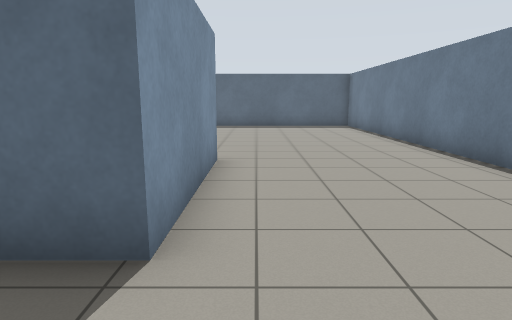
view 1 (above)

12 first-person views from a walk through a Gazebo world. The camera is 1.2 m above the floor, tilts 10° down and sees 75° across. The floor is counted in squares, 1 m on a side. Each view is taken from the middle of a square. On the plan, view 1 faces up. The plan holds only what a view shows up to about 13 squares ahead; the rest is blank.

view 2
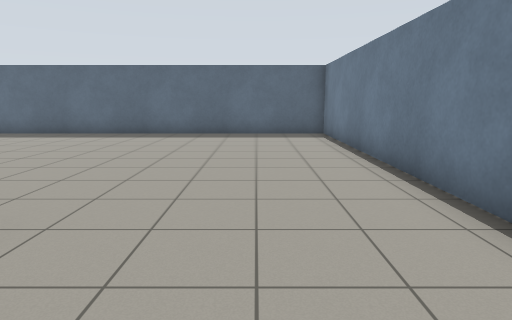

view 3
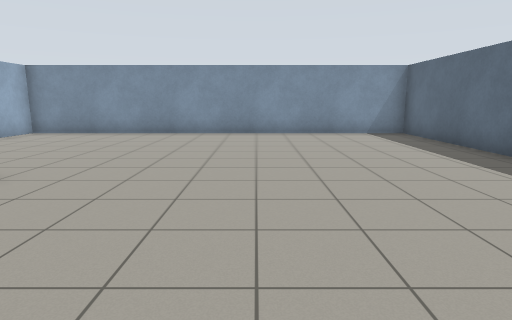

view 4
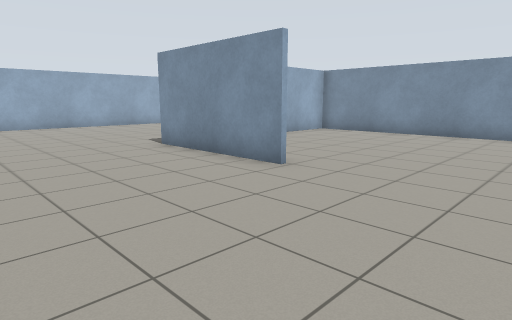

view 5
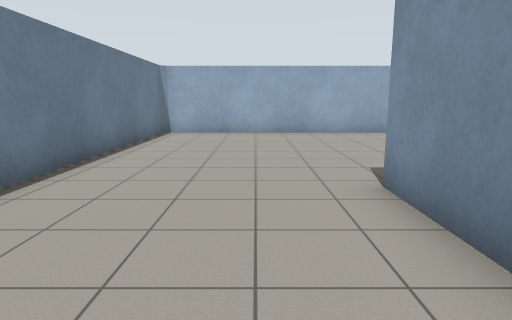

view 6
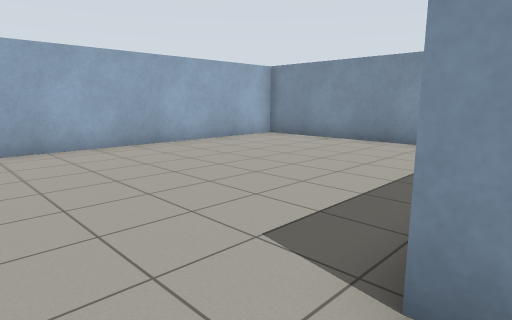

view 7
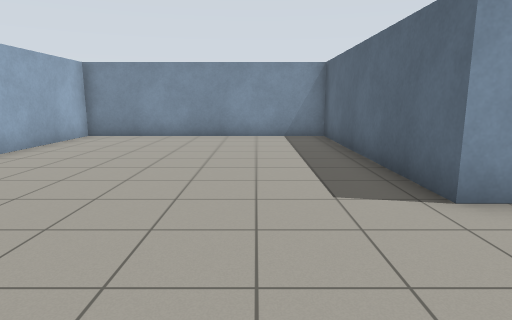

view 8
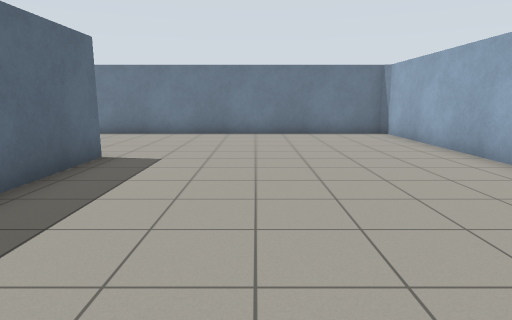

view 9
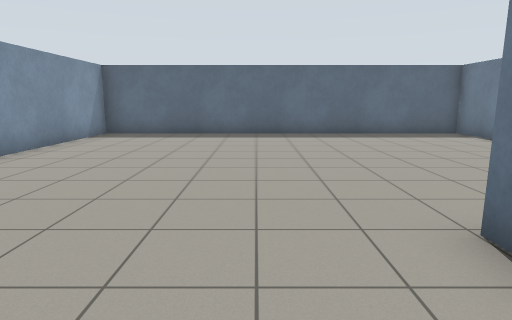

view 10
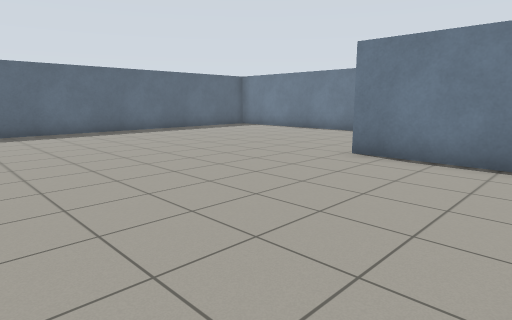

view 11
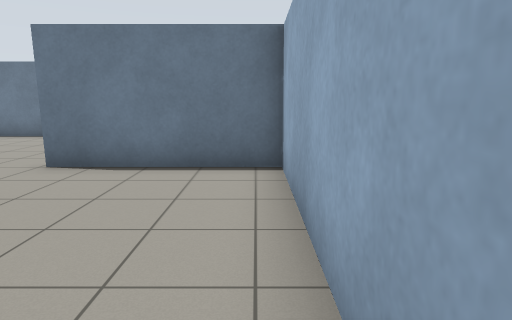

view 12
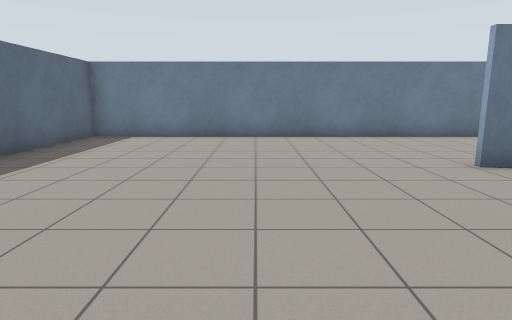

### Floor plan
Points are (right, up) in squares from view 1. A wall is a line through its corners. A room is listed if a view was taken in it or the views show most of it. See-through windows are left out.
Room 1 (views 1, 2, 3, 4, 5, 6, 7, 8, 9, 10, 11, 12)
walls: (-0.8, 7) (-0.8, 2.4) (-8.7, 2.4); (-8.7, 2.5) (-1, 2.5) (-1, 6.9); (4.5, 16.6) (-8.7, 16.6) (-8.7, -5.9) (4.3, -5.9) (4.5, -5.7) (4.5, 16.6)

Positions as (right, up) in squares from view 1, and headings:
1: (0, 0), facing up
2: (2, 4), facing up
3: (4, 11), facing left
4: (4, 11), facing down-left
5: (1, 7), facing down
6: (1, 3), facing down-left
7: (3, 0), facing left
8: (-8, -1), facing right
9: (-3, 4), facing up
10: (-8, 3), facing up-right
11: (-7, 3), facing right
12: (-7, 11), facing right
